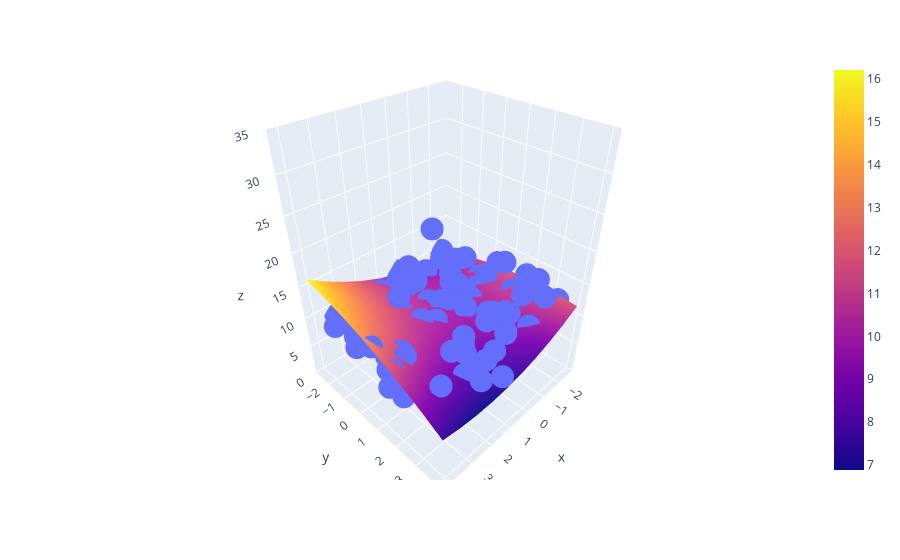

Notebook source saved alongside this figure:
### Code cell
fig = px.scatter_3d(x=x.ravel(), y=y.ravel(), z=z_final.ravel())

fig.add_trace(go.Surface(x = x_input, y = y_input, z =z_final))

fig.update_layout(scene = dict(zaxis = dict(range=[0,35])))

fig.show()
